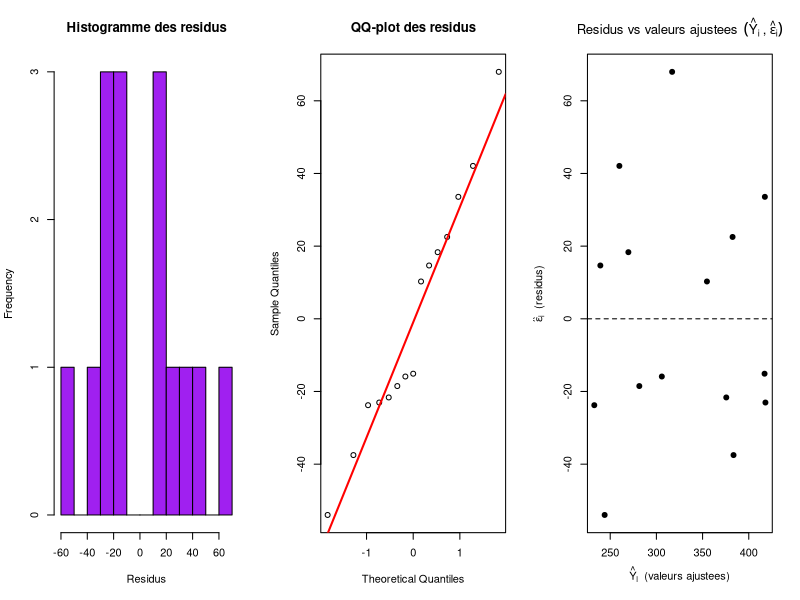

Generate this figure with R:
# EXERCICE 1 -- ReGRESSION LINeAIRE MULTIPLE ####
### 1) Définition manuelle du jeu de données

df <- data.frame(
  X1 = 100*c(11.2, 8.0, 9.3, 5.3, 10.2, 7.4, 3.8, 4.1, 2.1, 6.9),
  X2 = c(800, 1800, 1300, 1100, 2700, 500, 200, 2200, 1550, 2500)/10000,
  Y  = c(19, 16, 17, 12, 18, 15, 9, 11, 8, 14)
)

# Vérification
cat(paste("--- Nombre d'observations :", 
          dim(df)[1],
          "\n--- Nombre de colonnes    :", 
          dim(df)[2]))



### 2) Statistiques descriptives (avec écart-type)

desc_stats <- data.frame(
  Mean = sapply(df, mean),
  SD   = sapply(df, sd),
  Min  = sapply(df, min),
  Max  = sapply(df, max)
)

print("Statistiques descriptives :")
print(round(desc_stats, 3))


### 3) Premier modèle : régression linéaire multiple

model_full <- lm(Y ~ X1 + X2, data = df)

# Résumé du modèle
print("Résumé du modèle multiple :")
summary(model_full)

# Critères d'information
cat("AIC (modèle multiple) :", AIC(model_full), "\n")
cat("BIC (modèle multiple) :", BIC(model_full), "\n")

# Intervalles de confiance à 95 %
ci_full <- confint(model_full)
print("Intervalles de confiance (modèle multiple) :")
print(ci_full[c("X1", "X2"), ])


### 4) Second modèle : modèle réduit (sans X2)

model_reduced <- lm(Y ~ X1, data = df)

# Résumé du modèle
print("Résumé du modèle réduit :")
summary(model_reduced)

# Critères d'information
cat("AIC (modèle réduit) :", AIC(model_reduced), "\n")
cat("BIC (modèle réduit) :", BIC(model_reduced), "\n")

# Intervalles de confiance
ci_reduced <- confint(model_reduced)
print("Intervalles de confiance (modèle réduit) :")
print(ci_reduced["X1", , drop = FALSE])


# ---------- FIN Exercice 1 ----------


# EXERCICE 4 -- ReGRESSION LINeAIRE MULTIPLE (Cholesterol) ####
# Y  : Cholesterol (ml/100ml)
# X1 : Poids (kg)
# X2 : Âge (ans)
# X3 : Taille (cm)


# 1) Construction explicite du data frame df
df <- data.frame(
  cholesterol = c(354, 190, 405, 263, 451, 302, 288, 385, 402, 365, 209, 290, 346, 254, 395),
  weight      = c( 84,  73,  65,  70,  76,  69,  63,  72,  79,  75,  47,  89,  65,  57,  59),
  age         = c( 46,  20,  52,  30,  57,  25,  28,  36,  57,  44,  24,  31,  52,  23,  60),
  height      = c(180, 190, 160, 155, 165, 170, 175, 180, 150, 165, 160, 165, 165, 170, 175)
)

# Appréhenson du jeu de données
head(df)
str(df)
summary(df)

rbind(
  Mean = round(sapply(df, mean, na.rm = TRUE),3),
  Std  = round(sapply(df, sd,   na.rm = TRUE),3),
  N    = round(sapply(df, function(x) sum(!is.na(x))),3)
)

# 2) Ajustement du modele lineaire multiple : Y ~ X1 + X2 + X3
model <- lm(cholesterol ~ weight + age + height, data = df)

# Resume global du modele : coefficients, tests t, R^2, test de Fisher, etc.
summary(model)

# Critères
cat("AIC :", AIC(model), "\n")
cat("BIC :", BIC(model), "\n")


# 2.b) Estimation de la variance du bruit : sigma^2 (au sens MCO)
# R donne directement sigma_hat via summary(model)$sigma ; 
# on recupere sigma^2 en l'elevant au carre.
sigma_hat  <- summary(model)$sigma
sigma2_hat <- sigma_hat^2
sigma_hat
sigma2_hat

# 3) Intervalles de confiance a 95% pour chaque coefficient
confint(model, level = 0.95)

# 4) Analyse des residus : centrage, histogramme, QQ-plot
res <- residuals(model)

# install.packages("lmtest")
# Tester l'indépendance des résidus
library(lmtest)
dwtest(model)


# Centrage numerique
mean(res)

# Test de Student : moyenne des residus nulle ?
t.test(res, mu = 0)


par(mfrow = c(1,3))

# Histogramme des residus
hist(res,breaks = 10, #probability = TRUE,
     main   = "Histogramme des residus",
     xlab   = "Residus",col  = "purple")

# Estimation de densite par kernel
#dens <- density(res)
#lines(dens, col = "darkblue", lwd = 2)


# QQ-plot des residus (diagnostic de normalite)
qqnorm(res, main = "QQ-plot des residus")
qqline(res, col = "red", lwd = 2)

# Diagnostic d'homoscedasticite : residus vs valeurs ajustees
plot(fitted(model), res,
     pch = 19,
     xlab = expression(hat(Y)[i]~~"(valeurs ajustees)"),
     ylab = expression(hat(epsilon)[i]~~"(residus)"),
     main = expression("Residus vs valeurs ajustees"~~(hat(Y)[i]~","~hat(epsilon)[i])))
abline(h = 0, lty = 2)

# 4.b) Test (optionnel) de normalite des residus : Shapiro-Wilk (n=15)... sensible aux petits échantillons.
shapiro.test(res)

# 5) Comparaison avec d'autres modeles (exemples)
# 5.a) Modele reduit : selection de variables (a discuter selon significativite)
model_red <- lm(cholesterol ~ age, data = df)
summary(model_red)

confint(model_red, level = 0.95)

res_red <- residuals(model_red)
t.test(res_red, mu = 0)
shapiro.test(res_red)
dwtest(model_red)

# Extraction des indicateurs globaux
R2_red      <- summary(model_red)$r.squared
R2adj_red   <- summary(model_red)$adj.r.squared
AIC_red     <- AIC(model_red)
BIC_red     <- BIC(model_red)

# Affichage propre
cat("=== Modele reduit : cholesterol ~ age ===\n")
cat("R^2              :", R2_red, "\n")
cat("R^2 ajuste       :", R2adj_red, "\n")
cat("AIC              :", AIC_red, "\n")
cat("BIC              :", BIC_red, "\n")


# 5.c) Exemple de modele avec interaction (a discuter)
model_int <- lm(cholesterol ~ weight + age + height + weight:age, data = df)
summary(model_int)

# 5.c) Comparaison par ANOVA (si modeles emboîtes)
anova(model_red, model)

# Comparaison synthetique des modeles : R^2, R^2 ajuste, AIC, BIC
models_comp <- data.frame(
  Model = c("Complet", "Reduit (age)", "Interaction"),
  R2 = c(
    summary(model)$r.squared, summary(model_red)$r.squared,
    summary(model_int)$r.squared
  ),
  R2_adj = c(
    summary(model)$adj.r.squared, summary(model_red)$adj.r.squared,
    summary(model_int)$adj.r.squared
  ),
  AIC = c(
    AIC(model),
    AIC(model_red),
    AIC(model_int)
  ),
  BIC = c(
    BIC(model),
    BIC(model_red),
    BIC(model_int)
  )
)

# Arrondi et print
models_comp[, -1] <- round(models_comp[, -1], 3); models_comp


# ---------- FIN Exercice 4 ----------

par(mfrow = c(1,1))
